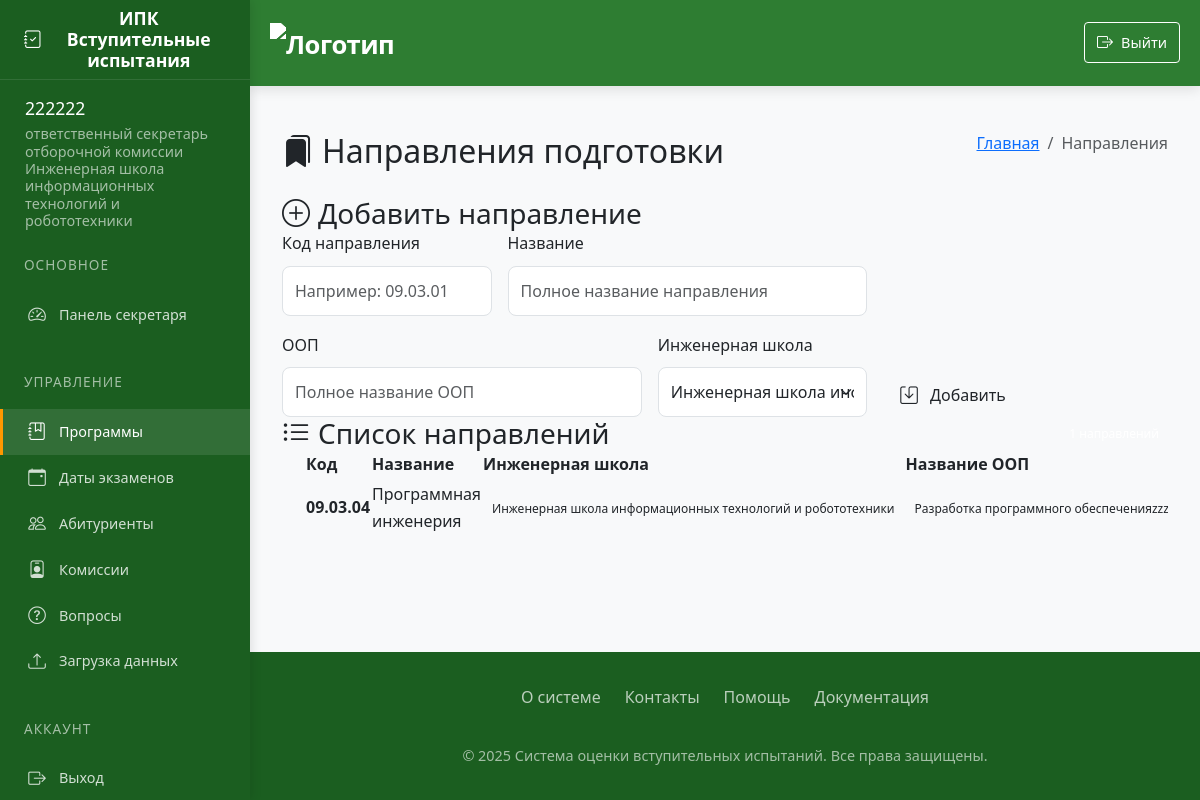
The app's page /programs (signed in) with its own data.
### app/models.py (models this page shows)
class User(UserMixin, db.Model):
    id = db.Column(db.Integer, primary_key=True)
    username = db.Column(db.String(80), unique=True, nullable=False)
    password = db.Column(db.String(120), nullable=False)
    full_name = db.Column(db.String(100), nullable=False)
    position = db.Column(db.String(100), nullable=False)
    role = db.Column(db.String(20), nullable=False)  # 'admin', 'secretary', 'commission'
    school_id = db.Column(db.Integer, db.ForeignKey('engineering_school.id'))
    engineering_school = db.relationship('EngineeringSchool', backref='users')
    commission_members = db.relationship('CommissionMember', back_populates='user', cascade='all, delete-orphan')
    standard_commissions = db.relationship('StandardCommission', back_populates='user', cascade='all, delete-orphan')

class EngineeringSchool(db.Model):
    id = db.Column(db.Integer, primary_key=True)
    name = db.Column(db.String(100), nullable=False, unique=True)
    programs = db.relationship('Program', backref='school', lazy=True)

class Program(db.Model):
    id = db.Column(db.Integer, primary_key=True)
    code = db.Column(db.String(50), nullable=False)
    name = db.Column(db.String(200), nullable=False)
    school_id = db.Column(db.Integer, db.ForeignKey('engineering_school.id'))
    questions = db.relationship('Question', backref='program', lazy=True, cascade='all, delete-orphan')
    standard_commission = db.relationship('StandardCommission', backref='program', lazy=True, cascade='all, delete-orphan')
    applicants = db.relationship('Applicant', backref='program', lazy=True, cascade='all, delete-orphan', passive_deletes=True)
    exam_dates = db.relationship('ExamDate', backref='program', lazy=True, cascade='all, delete-orphan',passive_deletes=True)
    oop = db.relationship("Oop", backref='program', lazy=True, cascade='all, delete-orphan')  # Важно: cascade

class Oop(db.Model):
    id = db.Column(db.Integer, primary_key=True)
    name = db.Column(db.String(256), nullable=False)
    program_id = db.Column(db.Integer, db.ForeignKey('program.id'), nullable=False)

### app/routes.py (the view, shortened to what this page needs)
@routes.route('/programs', methods=['GET', 'POST'])
@login_required
def programs():
    if current_user.role not in ['admin', 'secretary']:
        abort(403)
    form = ProgramForm()
    if current_user.role == 'secretary':
        form.school_id.data = current_user.school_id
        form.school_id.choices = [(s.id, s.name) for s in EngineeringSchool.query.order_by('name').all() if s.id == current_user.school_id]
    else:
        form.school_id.choices = [(s.id, s.name) for s in EngineeringSchool.query.order_by('name').all()]
    if current_user.role == 'secretary':
        programs = Program.query.options(joinedload(Program.oop)).filter_by(school_id=current_user.school_id).all()
    else:  # admin
        programs = Program.query.options(joinedload(Program.oop)).all()
    return render_template('programs.html', form=form, programs=programs)

### app/forms.py (shortened to what this page needs)
class ProgramForm(FlaskForm):
    code = StringField('Код программы', validators=[DataRequired(), Length(min=2, max=50)])
    name = StringField('Название программы', validators=[DataRequired(), Length(min=5, max=200)])
    school_id = SelectField('Инженерная школа', coerce=int, validators=[DataRequired()])
    submit = SubmitField('Добавить')

### app/templates/programs.html (shortened to what this page needs)
{% extends "base.html" %}
{% block content %}
<div class="container py-4">
    <div class="d-flex justify-content-between align-items-center mb-4">
        <h2 class="mb-0">
            <i class="bi bi-bookmarks-fill me-2"></i>Направления подготовки
        </h2>
        <nav aria-label="breadcrumb">
            <ol class="breadcrumb">
                <li class="breadcrumb-item"><a href="{{ url_for('routes.home') }}">Главная</a></li>
                <li class="breadcrumb-item active">Направления</li>
            </ol>
        </nav>
    </div>
    <div class="custom-card">
        <div class="custom-card-header d-flex justify-content-between align-items-center">
            <h3 class="mb-0">
                <i class="bi bi-plus-circle me-2"></i>Добавить направление
            </h3>
        </div>
        <div class="card-body">
            <form method="POST" class="row g-3">
                <div class="col-md-3">
                    <label class="form-label">Код направления</label>
                    {{ form.code(class="custom-form-control form-control", placeholder="Например: 09.03.01") }}
                </div>
                <div class="col-md-5">
                    <label class="form-label">Название</label>
                    {{ form.name(class="custom-form-control form-control", placeholder="Полное название направления") }}
                </div>
                <div class="col-md-5">
                    <label class="form-label">ООП</label>
                    {{ form.oop(class="custom-form-control form-control", placeholder="Полное название ООП") }}
                </div>
                <div class="col-md-3">
                    <label class="form-label">Инженерная школа</label>
                    {{ form.school_id(class="custom-form-control form-select") }}
                </div>
                <div class="col-md-1 d-flex align-items-end">
                    <button type="submit" class="btn btn-custom-primary w-100">
                        <i class="bi bi-save me-1"></i>Добавить
                    </button>
                </div>
            </form>
        </div>
    </div>
    <div class="custom-card">
        <div class="custom-card-header d-flex justify-content-between align-items-center">
            <h3 class="mb-0">
                <i class="bi bi-list-ul me-2"></i>Список направлений
            </h3>
            <span class="badge badge-custom">{{ programs|length }} направлений</span>
        </div>
        <div class="card-body p-0">
            <div class="table-responsive">
                <table class="custom-table">
                    <thead>
                        <tr>
                            <th class="ps-4">Код</th>
                            <th>Название</th>
                            <th>Инженерная школа</th>
                            <th>Название ООП</th>
                        </tr>
                    </thead>
                    <tbody>
                        {% for program in programs %}
                        <tr>
                            <td class="ps-4 fw-bold">{{ program.code }}</td>
                            <td>{{ program.name }}</td>
                            <td>
                                {% if program.school %}
                                <span class="badge bg-light text-dark">{{ program.school.name }}</span>
                                {% else %}
                                <span class="text-muted">Не указана</span>
                                {% endif %}
                            </td>
                            <td>
                                {% if program.oop %}
                                    {% for o in program.oop %}
                                        <span class="badge bg-light text-dark">{{ o.name }}</span>
                                    {% endfor %}
                                {% else %}
                                    <span class="text-muted">Не указана</span>
                                {% endif %}
                            </td>
                        </tr>
                        {% endfor %}
                    </tbody>
                </table>
            </div>
        </div>
    </div>
</div>
{% endblock %}

### app/templates/base.html (shortened to what this page needs)
<!DOCTYPE html>
<html lang="ru">
<head>
    <link href="https://cdn.jsdelivr.net/npm/bootstrap@5.3.0/dist/css/bootstrap.min.css" rel="stylesheet">
    <link rel="stylesheet" href="https://cdn.jsdelivr.net/npm/bootstrap-icons@1.10.0/font/bootstrap-icons.css">
    <link rel="stylesheet" href="{{ url_for('static', filename='style.css') }}">
</head>
<body>
    <aside class="sidebar" id="sidebar">
        <div class="sidebar-header">
            <h3 class="sidebar-title">
                <i class="bi bi-journal-check"></i>
                <span>ИПК Вступительные испытания</span>
            </h3>
        </div>
        <nav class="sidebar-menu">
    {% if current_user.is_authenticated %}
            <div class="user-info">
            <div class="user-name">{{ current_user.full_name }}</div>
            <div class="user-role-text">
                {% if current_user.role == 'admin' %}
                    администратор системы
                {% elif current_user.role == 'secretary' %}
                    ответственный секретарь отборочной комиссии
                    {% if current_user.engineering_school %} {{ current_user.engineering_school.name }} {% endif %}
                {% elif current_user.role == 'teacher' %}
                    преподаватель
                    {% if current_user.engineering_school %} {{ current_user.engineering_school.name }} {% endif %}
                {% else %}
                    {{ current_user.role }}
                {% endif %}
            </div>
        </div>
                <div class="menu-section">
                    <div class="menu-section-title">Основное</div>
                    {% if current_user.role == 'admin' %}
                        <a href="{{ url_for('routes.admin_dashboard') }}" class="menu-item {% if request.endpoint == 'routes.admin_dashboard' %}active{% endif %}">
                            <i class="bi bi-speedometer2"></i>
                            <span>Панель управления</span>
                        </a>
                    {% elif current_user.role == 'secretary' %}
                        <a href="{{ url_for('routes.secretary_dashboard') }}" class="menu-item {% if request.endpoint == 'routes.secretary_dashboard' %}active{% endif %}">
                            <i class="bi bi-speedometer2"></i>
                            <span>Панель секретаря</span>
                        </a>
                    {% elif current_user.role == 'teacher' %}
                        <a href="{{ url_for('routes.teacher_dashboard') }}" class="menu-item {% if request.endpoint == 'routes.teacher_dashboard' %}active{% endif %}">
                            <i class="bi bi-speedometer2"></i>
                            <span>Панель преподавателя</span>
                        </a>
                    {% elif current_user.role == 'student' %}
                        <a href="{{ url_for('routes.student_dashboard') }}" class="menu-item {% if request.endpoint == 'routes.student_dashboard' %}active{% endif %}">
                            <i class="bi bi-speedometer2"></i>
                            <span>Мои тесты</span>
                        </a>
                    {% endif %}
                </div>
                {% if current_user.role in ['admin', 'secretary'] %}
                <div class="menu-section">
                    <div class="menu-section-title">Управление</div>
                    <a href="{{ url_for('routes.programs') }}" class="menu-item {% if request.endpoint == 'routes.programs' %}active{% endif %}">
                        <i class="bi bi-journal-bookmark"></i>
                        <span>Программы</span>
                    </a>
                    <a href="{{ url_for('routes.exam_dates') }}" class="menu-item {% if request.endpoint == 'routes.exam_dates' %}active{% endif %}">
                        <i class="bi bi-calendar-event"></i>
                        <span>Даты экзаменов</span>
                    </a>
                    <a href="{{ url_for('routes.applicants') }}" class="menu-item {% if request.endpoint == 'routes.applicants' %}active{% endif %}">
                        <i class="bi bi-people"></i>
                        <span>Абитуриенты</span>
                    </a>
                    <a href="{{ url_for('routes.standard_commission') }}" class="menu-item {% if request.endpoint == 'routes.standard_commission' %}active{% endif %}">
                        <i class="bi bi-person-badge"></i>
                        <span>Комиссии</span>
                    </a>
                    <a href="{{ url_for('routes.questions') }}" class="menu-item {% if request.endpoint == 'routes.questions' %}active{% endif %}">
                        <i class="bi bi-question-circle"></i>
                        <span>Вопросы</span>
                    </a>
                    <a href="{{ url_for('routes.upload_schedule') }}" class="menu-item {% if request.endpoint == 'routes.upload_schedule' %}active{% endif %}">
                        <i class="bi bi-upload"></i>
                        <span>Загрузка данных</span>
                    </a>
                </div>
                {% endif %}
                <div class="menu-section">
                    <div class="menu-section-title">Аккаунт</div>
                    <a href="{{ url_for('routes.logout') }}" class="menu-item">
                        <i class="bi bi-box-arrow-right"></i>
                        <span>Выход</span>
                    </a>
                </div>
            {% endif %}
        </nav>
    </aside>
    <div class="main-wrapper">
        <header class="main-header">
            <div class="header-container">
                <div class="header-left">
                    <a href="{{ url_for('routes.home') }}" class="logo">
                        <img src="https://apply.tpu.ru/images/2022/footer-logo-ru.svg" alt="Логотип">
                    </a>
                </div>
                <nav class="user-nav">
                    {% if current_user.is_authenticated %}
                    <a href="{{ url_for('routes.logout') }}" class="logout-btn">
                        <i class="bi bi-box-arrow-right"></i>
                        <span>Выйти</span>
                    </a>
                    {% else %}
                    <a href="{{ url_for('routes.login') }}" class="outline-btn">
                        <i class="bi bi-box-arrow-in-right"></i>
                        <span>Войти</span>
                    </a>
                    {% endif %}
                </nav>
            </div>
        </header>
        <main class="main-content">
        {% block content %}{% endblock %}
    </main>
        <footer class="main-footer">
            <div class="footer-content">
                <div class="footer-links">
                    <a href="#" class="footer-link">О системе</a>
                    <a href="#" class="footer-link">Контакты</a>
                    <a href="#" class="footer-link">Помощь</a>
                    <a href="#" class="footer-link">Документация</a>
                </div>
                <div class="footer-copyright">
                    &copy; 2025 Система оценки вступительных испытаний. Все права защищены.
                </div>
            </div>
        </footer>
    </div>
</body>
</html>

### static/style.css (style rules this page uses)
:root { --primary: #0d6efd; --secondary: #6c757d; --success: #198754; --info: #0dcaf0; --warning: #ffc107; --danger: #dc3545; --light: #f8f9fa; --dark: #212529; }
body { font-family: 'Segoe UI', Tahoma, Geneva, Verdana, sans-serif; background-color: #f8fafc; color: #333; }
header { box-shadow: 0 2px 10px rgba(0, 0, 0, 0.1); z-index: 1030; }
.btn { border-radius: 0.5rem; font-weight: 500; padding: 0.5rem 1rem; transition: all 0.2s; display: inline-flex; align-items: center; gap: 0.5rem; }
.btn i { font-size: 1.1em; }
.form-control, .form-select { border-radius: 0.5rem; padding: 0.75rem; border: 1px solid #dee2e6; }
.badge { font-weight: 500; padding: 0.5em 0.75em; border-radius: 0.5rem; }

### records on screen
User: full_name "222222"
EngineeringSchool: engineering_school.name "Инженерная школа информационных технологий и робототехники"
Program: code "09.03.04", name "Программная инженерия", school.name "Инженерная школа информационных технологий и робототехники"
Oop: name "Разработка программного…"
